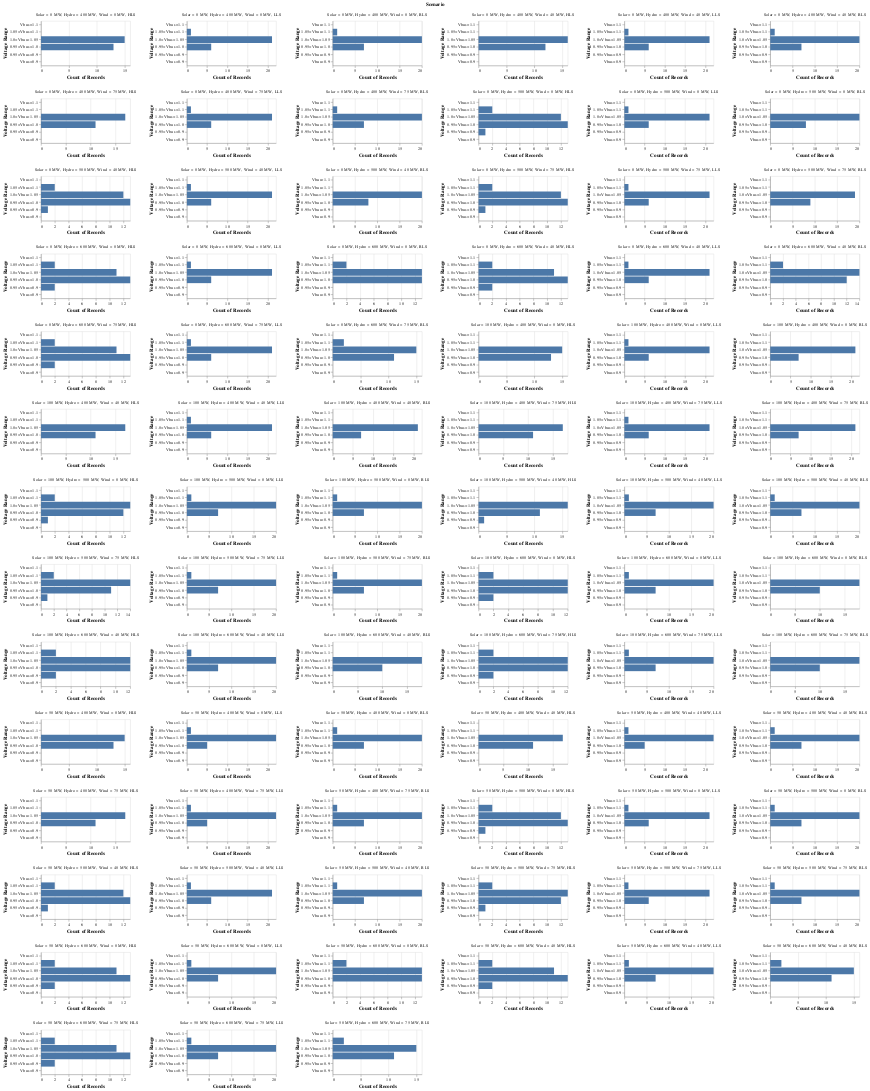

The notebook cell this image was saved under:
### Markdown cell above
A histogram is plotted to check the no of Buses in each of the above defined brackets

### Code cell
alt.Chart(data_v).mark_bar().encode(
    alt.Y('Voltage Range', scale =alt.Scale(domain=['Vbus>1.1','1.05<Vbus<1.1','1.0<Vbus<1.05','0.95<Vbus<1.0','0.95<Vbus<0.9','Vbus<0.9'])),
    alt.X('count()')).properties(height = 100,width = 200).facet('Scenario',columns=6).resolve_scale(x='independent', y = 'independent')

### Figure 1 — Vega-Lite specification as saved in the notebook (floating-point values rounded to 4 significant figures; data arrays with more than 128 entries replaced by an {"elided": "..."} marker saying what was removed)
{"config": {"view": {"continuousWidth": 300, "continuousHeight": 300}}, "data": {"name": "data-d0bea73672e2e63955002d28bbfac98b"}, "facet": {"field": "Scenario", "type": "nominal"}, "spec": {"mark": {"type": "bar"}, "encoding": {"x": {"aggregate": "count", "type": "quantitative"}, "y": {"field": "Voltage Range", "scale": {"domain": ["Vbus>1.1", "1.05<Vbus<1.1", "1.0<Vbus<1.05", "0.95<Vbus<1.0", "0.95<Vbus<0.9", "Vbus<0.9"]}, "type": "nominal"}}, "height": 100, "width": 200}, "columns": 6, "resolve": {"scale": {"x": "independent", "y": "independent"}}, "$schema": "https://vega.github.io/schema/vega-lite/v5.20.1.json", "datasets": {"data-d0bea73672e2e63955002d28bbfac98b": {"elided": "2268 records"}}}
